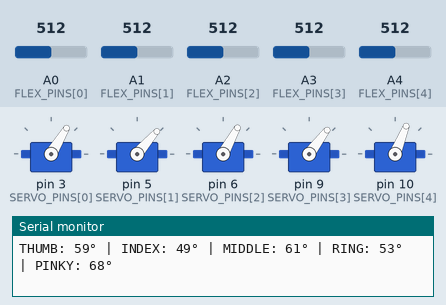
Bench run of a sketch on a simulated Arduino Uno, built with avr-gcc and run on an emulated ATmega328P. On the bench: 5 × servo, the last lines printed to the serial monitor. The test bench sets the inputs (shaded band); at power-on: A0 (FLEX_PINS[0]) = 512, A1 (FLEX_PINS[1]) = 512, A4 (FLEX_PINS[4]) = 512, A2 (FLEX_PINS[2]) = 512, A3 (FLEX_PINS[3]) = 512.

Above: at 1.7 s.
1.8 s: A0 (FLEX_PINS[0]) set to 716
At 4.0 s:
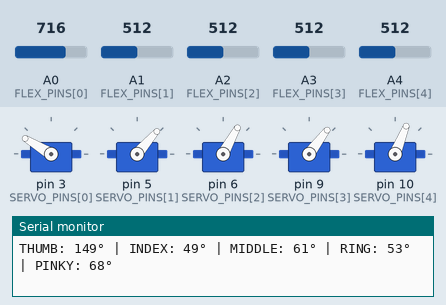
4.8 s: A1 (FLEX_PINS[1]) set to 992
At 5.9 s:
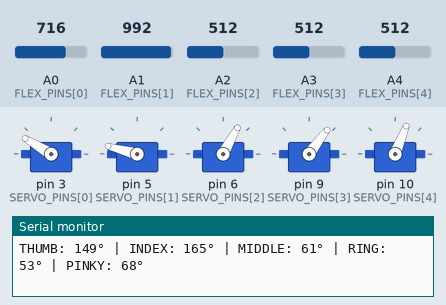
6.5 s: A4 (FLEX_PINS[4]) set to 306
At 7.5 s:
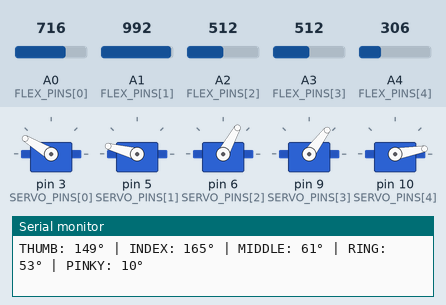
8.2 s: A2 (FLEX_PINS[2]) set to 716
At 10.4 s:
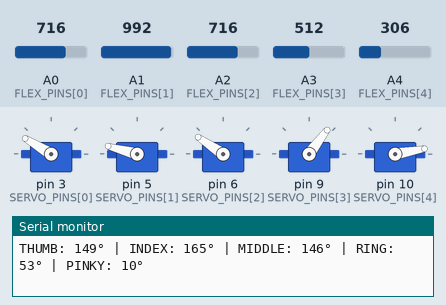
11.2 s: A3 (FLEX_PINS[3]) set to 716
At 13.1 s:
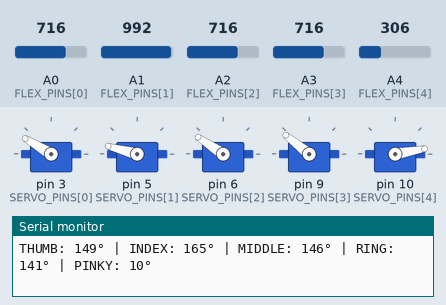
14.2 s: A0 (FLEX_PINS[0]) set to 306
At 15.9 s:
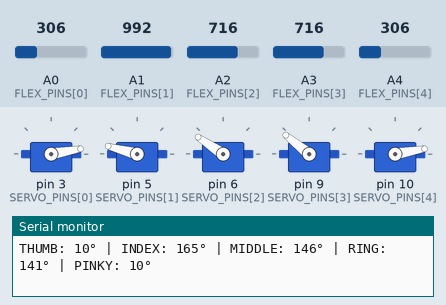
Timing chart, 0 to 17.4 s (numbered marks = the images above; inputs shaded):
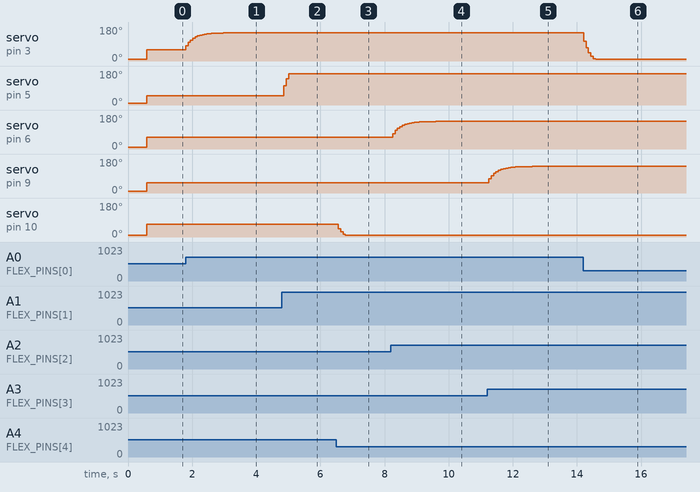

Measured:
- after the input at 1.8 s, servo on pin 3 (SERVO_PINS[0]): moves from 59° to 149° over 1.2 s, starting at once
- after the input at 4.8 s, servo on pin 5 (SERVO_PINS[1]): 49° → 101° after 0.06 s, → 140° 0.07 s later, → 165° 0.07 s later
- after the input at 6.5 s, servo on pin 10 (SERVO_PINS[4]): 68° → 45° after 0.06 s, → 28° 0.07 s later, → 15° 0.07 s later, → 10° 0.07 s later
- after the input at 8.2 s, servo on pin 6 (SERVO_PINS[2]): moves from 61° to 146° over 1.3 s, starting after 0.05 s
- after the input at 11.2 s, servo on pin 9 (SERVO_PINS[3]): moves from 53° to 141° over 1.4 s, starting after 0.05 s
- after the input at 14.2 s, servo on pin 3 (SERVO_PINS[0]): moves from 149° to 10° over 0.38 s, starting at once

The sketch:

robot_hand.ino
```cpp
/*
 * ============================================================================
 * PROJE: Biyomimetik Robot El & Telemetri Eldiveni Kontrol Yazılımı
 * YARIŞMA / SERGİ: TÜBİTAK Robotik ve Biyomedikal Proje Prototipi
 * GELİŞTİRİCİ: Mert Özemir (Merwanted)
 * ============================================================================
 * AÇIKLAMA:
 * Kullanıcının eldiven üzerindeki 5 parmak flex (bükülme) sensörlerinden gelen
 * analog voltaj değişimlerini Exponential Moving Average (EMA) filtresi ile
 * pürüzsüzleştirir; 5 adet servo motorun tendon mekanizmasını gerçek zamanlı (<100ms)
 * olarak sürer.
 */

#include <Servo.h>

// Parmak Sayısı
const int NUM_FINGERS = 5;

// Analog Giriş Pinleri (Flex Sensörler - Voltaj Bölücü Devresi)
const int FLEX_PINS[NUM_FINGERS] = {A0, A1, A2, A3, A4};
// 0: Başparmak, 1: İşaret, 2: Orta, 3: Yüzük, 4: Serçeparmak

// Dijital PWM Çıkış Pinleri (Servo Motorlar)
const int SERVO_PINS[NUM_FINGERS] = {3, 5, 6, 9, 10};

// Servo Nesneleri
Servo servos[NUM_FINGERS];

// Kalibrasyon Değerleri (Açık El - Düz vs. Kapalı El - Bükülü)
// Not: Her kullanıcının el yapısına göre calibration.ino ile güncellenebilir.
int flexMin[NUM_FINGERS] = {400, 420, 390, 410, 380}; // Tamamen açık
int flexMax[NUM_FINGERS] = {750, 780, 760, 770, 730}; // Tamamen bükülü

// Servo Açı Sınırları (Tendon gerilimini korumak için 0-180 arası güvenli bölge)
const int SERVO_MIN_ANGLE = 10;   // Parmak serbest / açık
const int SERVO_MAX_ANGLE = 165;  // Parmak çekili / yumruk

// Sensör Pürüzsüzleştirme (EMA Filtresi Katsayısı - Titremeyi önler)
float smoothedValues[NUM_FINGERS] = {0};
const float ALPHA = 0.25; // 0.0 - 1.0 arası yumuşatma faktörü

void setup() {
  Serial.begin(9600);
  Serial.println(F("==========================================="));
  Serial.println(F("🤖 TÜBİTAK Biyomimetik Robot El Başlatılıyor"));
  Serial.println(F("==========================================="));

  // Servoları pinlere bağla ve başlangıç (açık el) pozisyonuna getir
  for (int i = 0; i < NUM_FINGERS; i++) {
    servos[i].attach(SERVO_PINS[i]);
    servos[i].write(SERVO_MIN_ANGLE);
    smoothedValues[i] = analogRead(FLEX_PINS[i]);
  }

  delay(500);
  Serial.println(F("Sistem hazır. Gerçek zamanlı telemetri aktif."));
}

void loop() {
  for (int i = 0; i < NUM_FINGERS; i++) {
    // 1. Ham analog veriyi oku (0-1023)
    int rawValue = analogRead(FLEX_PINS[i]);

    // 2. EMA Filtresi: Ani voltaj dalgalanmalarını ve servo titremesini süz
    smoothedValues[i] = (ALPHA * rawValue) + ((1.0 - ALPHA) * smoothedValues[i]);

    // 3. Değeri kalibrasyon aralığına sınırla
    int clampedValue = constrain((int)smoothedValues[i], flexMin[i], flexMax[i]);

    // 4. Bükülme değerini servo motorun açı değerine (0-180°) haritala
    int targetAngle = map(clampedValue, flexMin[i], flexMax[i], SERVO_MIN_ANGLE, SERVO_MAX_ANGLE);

    // 5. Tendon motorunu hareket ettir
    servos[i].write(targetAngle);
  }

  // Telemetri / Hata Ayıklama çıktısı (Her 50ms'de bir)
  static unsigned long lastPrint = 0;
  if (millis() - lastPrint > 50) {
    lastPrint = millis();
    Serial.print(F("THUMB: "));  Serial.print(servos[0].read()); Serial.print(F("° | "));
    Serial.print(F("INDEX: "));  Serial.print(servos[1].read()); Serial.print(F("° | "));
    Serial.print(F("MIDDLE: ")); Serial.print(servos[2].read()); Serial.print(F("° | "));
    Serial.print(F("RING: "));   Serial.print(servos[3].read()); Serial.print(F("° | "));
    Serial.print(F("PINKY: "));  Serial.print(servos[4].read()); Serial.println(F("°"));
  }

  delay(15); // ~60Hz servo güncelleme döngüsü
}
```
